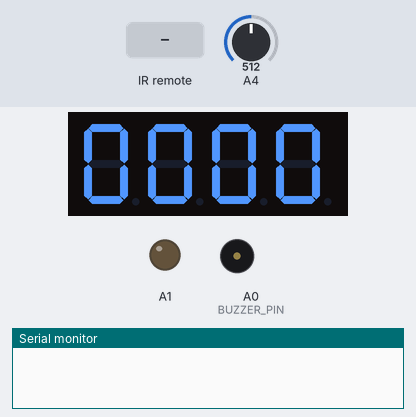
Simulated run of this sketch. Board: Arduino Uno, built with avr-gcc and run on an emulated ATmega328P. Parts: 4-digit seven-segment display, output pins drawn as LEDs (lit = HIGH), buzzer (waves = sounding, pin HIGH), the last lines printed to the serial monitor. The test bench sets the inputs (shaded band); at power-on: A4 = 512.

Above: at 0.1 s.
1.3 s: infrared code 0xFFC23D received
At 2.0 s:
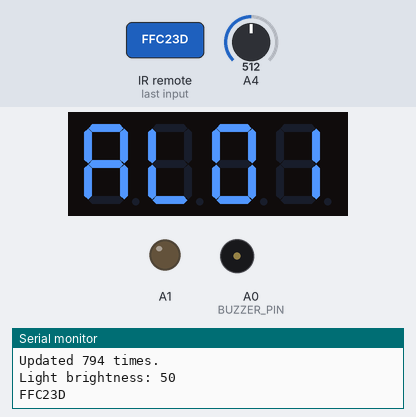
4.3 s: infrared code 0xFF906F received
At 5.2 s:
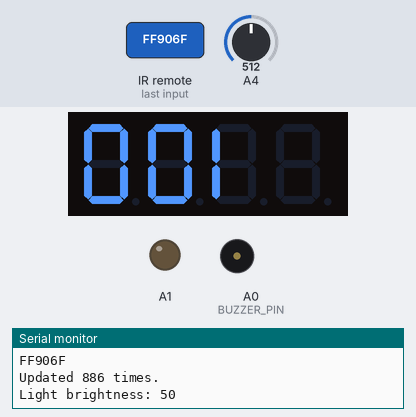
5.8 s: infrared code 0xFF02FD received
At 7.56 s:
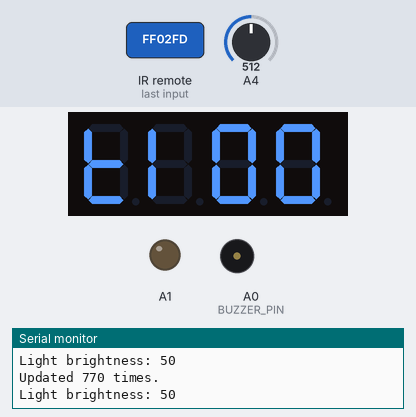
8.8 s: A4 set to 716
At 9.8 s:
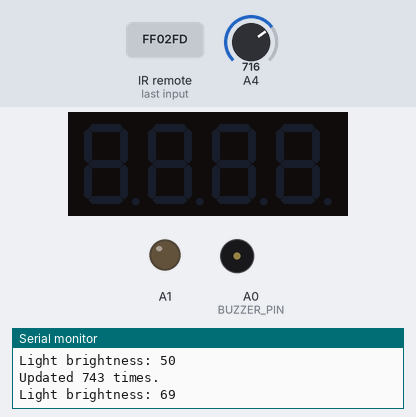
10.5 s: infrared code 0xFFA857 received
At 11.4 s:
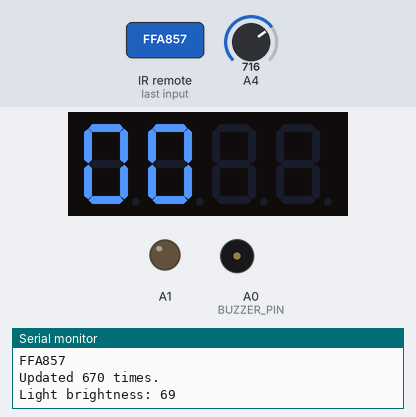
12.0 s: A4 set to 900
At 14.8 s:
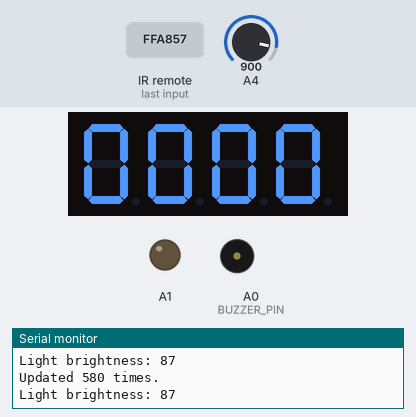
Timing chart, 0 to 16.0 s (numbered marks = the images above; inputs shaded):
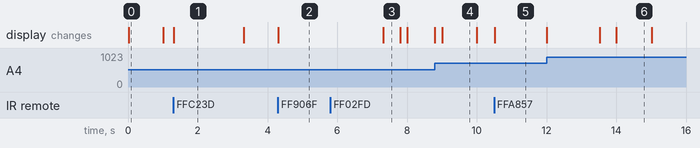

The sketch:

alarm-clock.ino
```cpp
#include "application.h"

Application app;

void setup()
{
  Serial.begin(9600);
  while (!Serial);
  app.init();
}

void loop()
{
  app.update();
}
```

application.cpp
```cpp
#include "application.h"

const uint8_t BUZZER_PIN = A0;
const uint8_t LIGHT_INPUT = A4;
const uint8_t REMOTE_PIN = A2;

Application::Application() : m_buzzer(BUZZER_PIN),
                             m_clock(),
                             m_light(LIGHT_INPUT),
                             m_remote(REMOTE_PIN),
                             m_updates(0)
{
}

void Application::init()
{
  m_remote.init();
  m_clock.init();
}

void Application::update()
{
  // update inputs
  m_remote.update();

  m_clock.useRemote(m_remote);
  m_clock.useLight(m_light);
  m_clock.update();

  m_volume.useRemote(m_remote);

  // update outputs
  m_buzzer.useClock(m_clock);
  m_buzzer.useVolume(m_volume);

  m_display.useClock(m_clock);
  m_display.useLight(m_light);
  m_display.useVolume(m_volume);
  m_display.update();

  m_updates++;
  printStats();
}

void Application::printStats()
{
  if (m_stats_timer.countdown(1000))
  {
    Serial.print("Updated ");
    Serial.print(m_updates);
    Serial.println(" times.");
    m_updates = 0;

    Serial.print("Light brightness: ");
    Serial.println(m_light.getBrightness());
  }
}
```

application.h
```cpp
#ifndef APPLICATION_H
#define APPLICATION_H

#include "buzzer.h"
#include "clock.h"
#include "display.h"
#include "light.h"
#include "remote.h"
#include "volume.h"

class Application
{
private:
  Buzzer m_buzzer;
  Clock m_clock;
  Display m_display;
  Light m_light;
  Remote m_remote;
  Volume m_volume;

  Timer m_stats_timer;
  uint32_t m_updates;
  void printStats();

public:
  Application();
  void init();
  void update();
};

#endif
```

buzzer.cpp
```cpp
#include "buzzer.h"

Buzzer::Buzzer(uint8_t pin) : m_pin(pin),
                              m_beeping(false)
{
  pinMode(m_pin, OUTPUT);
}

void Buzzer::setBeeping(bool beeping)
{
  if (beeping == m_beeping)
  {
    return;
  }
  m_beeping = beeping;
  m_index = 0;
  m_timer.reset();
  noTone(m_pin);
}

void Buzzer::useClock(const Clock &clock)
{
  setBeeping(clock.alarm());
}

void Buzzer::useVolume(const Volume &volume)
{
  if (m_beeping)
  {
    if (m_timer.countdown(m_sequence[m_index].duration))
    {
      m_index = (m_index + 1) % (COUNT);
      uint32_t frequency = m_sequence[m_index].frequency * volume.getValue();
      if (frequency)
      {
        tone(m_pin, frequency);
      }
      else
      {
        noTone(m_pin);
      }
    }
  }
}
```

buzzer.h
```cpp
#ifndef BUZZER_H
#define BUZZER_H

#include "clock.h"
#include "remote.h"
#include "timer.h"
#include "volume.h"

#include <Arduino.h>

struct Sequence
{
  const uint32_t frequency;
  const uint64_t duration;
};

namespace
{
#define FREQUENCY 64
#define DURATION 150
#define SLEEP 1000
} // namespace

class Buzzer
{
private:
  uint8_t m_pin;
  bool m_beeping;
  const Sequence m_sequence[6] = {{FREQUENCY, DURATION}, {0, DURATION}, {FREQUENCY, DURATION}, {0, DURATION}, {FREQUENCY, DURATION}, {0, SLEEP}};
  static const size_t COUNT = sizeof(m_sequence) / sizeof(Sequence);
  size_t m_index;
  Timer m_timer;

  void setBeeping(bool on);

public:
  Buzzer(uint8_t pin);
  void useClock(const Clock &clock);
  void useVolume(const Volume &volume);
};

#endif
```

clock.cpp
```cpp
#include "clock.h"

#include <avr/pgmspace.h>
#include <EEPROM.h>

const unsigned long ONE_SECOND = 1000;

Clock::Clock() : m_second(0),
                 m_alarm(false),
                 m_edit(0),
                 m_channel(0),
                 m_show_state(false),
                 m_set(false),
                 m_blink(false)
{
}

void Clock::init()
{
  EEPROM.get(0, m_alarms);
  pinMode(A1, OUTPUT);
}

bool buttonToInt(const Remote &remote, uint8_t &button)
{
  if (remote.zeroPressed())
  {
    button = 0;
  }
  else if (remote.onePressed())
  {
    button = 1;
  }
  else if (remote.twoPressed())
  {
    button = 2;
  }
  else if (remote.threePressed())
  {
    button = 3;
  }
  else if (remote.fourPressed())
  {
    button = 4;
  }
  else if (remote.fivePressed())
  {
    button = 5;
  }
  else if (remote.sixPressed())
  {
    button = 6;
  }
  else if (remote.sevenPressed())
  {
    button = 7;
  }
  else if (remote.eightPressed())
  {
    button = 8;
  }
  else if (remote.ninePressed())
  {
    button = 9;
  }
  else
  {
    return false;
  }
  return true;
}

void Clock::useRemote(const Remote &remote)
{
  if (!m_show_state)
  {
    uint8_t btn;
    if (buttonToInt(remote, btn))
    {
      uint8_t *hour, *minute;
      if (m_channel)
      {
        hour = &m_alarms[m_channel - 1].m_time.m_hour;
        minute = &m_alarms[m_channel - 1].m_time.m_minute;
      }
      else
      {
        m_set = true;
        hour = &m_time.m_hour;
        minute = &m_time.m_minute;
      }
      switch (m_edit)
      {
      case 0:
      {
        if (btn > 2)
        {
          return;
        }
        *hour = btn * 10;
        break;
      }
      case 1:
      {
        if (btn > (*hour >= 20 ? 3 : 9))
        {
          return;
        }
        *hour = *hour + btn;
        break;
      }
      case 2:
      {
        if (btn > 5)
        {
          return;
        }
        *minute = btn * 10;
        break;
      }
      case 3:
      {
        *minute = *minute + btn;
        if (m_channel)
        {
          EEPROM.put(sizeof(Alarm) * (m_channel - 1), m_alarms[m_channel - 1]);
        }
        break;
      }
      }
      m_home_timer.reset();
      m_edit = (m_edit + 1) % 4;
    }
  }
  if (m_alarm || m_snooze.m_enabled)
  {
    if (remote.powerPressed())
    {
      m_alarm = false;
      m_snooze.m_enabled = false;
    }
    else if (remote.mutePressed())
    {
      m_alarm = false;
      if (!m_snooze.m_enabled)
      {
        m_snooze.m_enabled = true;
        m_snooze.m_time = m_time;
      }
      m_snooze.m_time.addMinutes(5);
    }
  }
  else if (m_channel)
  {
    if (remote.powerPressed())
    {
      m_alarms[m_channel - 1].m_enabled = !m_alarms[m_channel - 1].m_enabled;
      EEPROM.put(sizeof(Alarm) * (m_channel - 1), m_alarms[m_channel - 1]);
      m_home_timer.reset();
    }
  }
  if (!m_edit)
  {
    if (remote.channelDownPressed())
    {
      m_channel = (m_channel + ALARM_COUNT) % (ALARM_COUNT + 1);
      m_home_timer.reset();
    }
    else if (remote.channelUpPressed())
    {
      m_channel = (m_channel + 1) % (ALARM_COUNT + 1);
      m_home_timer.reset();
    }
    else if (remote.selectPressed())
    {
      m_channel = 0;
    }
    else
    {
      return;
    }
    m_show_state = true;
    m_state.reset();
  }
}

void Clock::useLight(const Light &light)
{
  m_brightness = map(light.getBrightness(), 0, 100, 50, 150);
}

void Clock::update()
{
  if (m_channel)
  {
    if (m_alarms[m_channel - 1].m_enabled)
    {
      analogWrite(A1, m_brightness);
    }
    else
    {
      analogWrite(A1, 0);
    }
  }
  else
  {
    analogWrite(A1, 0);
    for (size_t i = 0; i < ALARM_COUNT; i++)
    {
      if (m_alarms[i].m_enabled && m_alarms[i].m_time.isSoon(m_time))
      {
        analogWrite(A1, m_brightness);
        break;
      }
    }
    if (m_snooze.m_enabled && m_snooze.m_time.isSoon(m_time))
    {
      analogWrite(A1, m_brightness);
    }
  }
  memset(m_chars, ' ', 4);
  if (m_show_state)
  {
    if (m_state.countdown(2000))
    {
      m_show_state = false;
    }
    else
    {
      if (m_channel)
      {
        memcpy(m_chars, "al00", 4);
        m_chars[2] += m_channel / 10;
        m_chars[3] += m_channel % 10;
      }
      else
      {
        memcpy(m_chars, "ti00", 4);
      }
      return;
    }
  }
  if (m_edit != 0 && m_channel == 0)
  {
    m_second = 0;
    m_timer.reset();
  }
  while (m_timer.countdown(ONE_SECOND))
  {
    if (addSecond())
    {
      for (size_t i = 0; i < ALARM_COUNT; i++)
      {
        if (m_alarms[i].m_enabled && m_alarms[i].m_time.toInt() == toInt())
        {
          m_snooze.m_enabled = false;
          m_alarm = true;
          break;
        }
      }
      if (m_snooze.m_enabled && m_snooze.m_time.toInt() == toInt())
      {
        m_snooze.m_enabled = false;
        m_alarm = true;
      }
    }
  }
  if (!m_set && m_channel == 0)
  {
    if (m_blink_timer.countdown(1000))
    {
      m_blink = !m_blink;
    }
    if (m_blink)
    {
      return;
    }
  }
  if (m_edit == 0 && m_channel != 0)
  {
    if (m_home_timer.countdown(10000))
    {
      m_channel = 0;
    }
  }
  uint8_t *hour, *minute;
  if (m_channel)
  {
    hour = &m_alarms[m_channel - 1].m_time.m_hour;
    minute = &m_alarms[m_channel - 1].m_time.m_minute;
  }
  else
  {
    hour = &m_time.m_hour;
    minute = &m_time.m_minute;
  }

  m_chars[0] = '0' + (*hour / 10);
  if (1 != m_edit)
  {
    m_chars[1] = '0' + (*hour % 10);
  }
  if (2 != m_edit)
  {
    m_chars[2] = '0' + (*minute / 10);
  }
  if (3 != m_edit)
  {
    m_chars[3] = '0' + (*minute % 10);
  }
}

bool Clock::addSecond()
{
  m_second++;
  if (m_second == 60)
  {
    m_time.addMinutes(1);
    m_second = 0;
    return true;
  }
  return false;
}

char const *Clock::getChars() const
{
  return m_chars;
}

int Clock::toInt() const
{
  return m_time.toInt();
}

bool Clock::alarm() const
{
  return m_alarm;
}
```

clock.h
```cpp
#ifndef CLOCK_H
#define CLOCK_H

#include "light.h"
#include "remote.h"
#include "timer.h"

struct Time
{
  uint8_t m_hour;
  uint8_t m_minute;

  Time() : m_hour(0),
           m_minute(0)
  {
  }

  Time(uint8_t hour, uint8_t minute) : m_hour(hour),
                                       m_minute(minute)
  {
  }

  int toInt() const
  {
    return m_hour * 100 + m_minute;
  }

  uint16_t addMinutes(uint16_t p_minutes)
  {
    uint16_t minutes = m_minute + p_minutes;
    m_minute = minutes % 60;
    uint16_t hours = m_hour + minutes / 60;
    m_hour = hours % 24;
    return hours / 24;
  }

  bool operator<(const Time &other) const
  {
    return m_hour < other.m_hour || (m_hour == other.m_hour && m_minute < other.m_minute);
  }

  bool isSoon(const Time &now) const
  {
    Time later = now;
    uint16_t days = later.addMinutes(12 * 60);
    if (days > 0)
    {
      Time midnight(24, 00);
      if ((now < *this && *this < midnight) || *this < later)
      {
        return true;
      }
    }
    else
    {
      if (now < *this && *this < later)
      {
        return true;
      }
    }
    return false;
  }
};

struct Alarm
{
  uint8_t m_enabled;
  Time m_time;

  Alarm() : m_enabled(false)
  {
  }
};

class Clock
{
private:
  Timer m_timer;
  Time m_time;
  uint8_t m_second;
  bool m_alarm;
  int8_t m_edit;
  char m_chars[4];
  uint8_t m_channel;
  uint8_t m_brightness;

  static const size_t ALARM_COUNT = 10;
  Alarm m_alarms[ALARM_COUNT];
  Alarm m_snooze;

  Timer m_state;
  bool m_show_state;

  bool m_set;
  bool m_blink;
  Timer m_blink_timer;

  Timer m_home_timer;

  bool addSecond();
  int toInt() const;

public:
  Clock();
  void init();
  void useRemote(const Remote &remote);
  void useLight(const Light& light);
  void update();
  char const *getChars() const;
  bool alarm() const;
};

#endif
```

display.cpp
```cpp
#include "display.h"

Display::Display()
{
  byte numDigits = 4;
  byte digitPins[] = {2, 3, 4, 5};
  byte segmentPins[] = {6, 7, 8, 9, 10, 11, 12, 13};
  bool resistorsOnSegments = true;
  byte hardwareConfig = COMMON_CATHODE;
  bool updateWithDelays = true;
  bool leadingZeros = true;
  bool disableDecPoint = false;

  m_sevseg.begin(hardwareConfig, numDigits, digitPins, segmentPins, resistorsOnSegments,
                 updateWithDelays, leadingZeros, disableDecPoint);
}

void Display::update()
{
  if (m_show.countdown(16))
  {
    m_sevseg.refreshDisplay();
  }
}

void Display::useClock(const Clock &clock)
{
  if (TIME == m_state)
  {
    m_sevseg.setChars(clock.getChars());
  }
}

void Display::useLight(const Light &light)
{
  m_sevseg.setBrightness(light.getBrightness());
}

void Display::useVolume(const Volume &volume)
{
  if (volume.changed())
  {
    char str[4] = {' ', ' ', ' ', ' '};
    byte index = 0;
    byte level = volume.getLevel();
    for (; level >= 2; level -= 2)
    {
      str[index] = 'O';
      index++;
    }
    if (level == 1)
    {
      str[index] = 'I';
    }
    m_sevseg.setChars(str);
    m_state = VOLUME;
  }
  else
  {
    m_state = TIME;
  }
}
```

display.h
```cpp
#ifndef DISPLAY_H
#define DISPLAY_H

#include "clock.h"
#include "light.h"
#include "volume.h"

#include <SevSeg.h>

class Display
{
private:
  SevSeg m_sevseg;
  enum State
  {
    TIME,
    VOLUME
  } m_state;

  Timer m_show;

public:
  Display();
  void update();
  void useClock(const Clock &clock);
  void useLight(const Light &light);
  void useVolume(const Volume &volume);
};

#endif
```

light.cpp
```cpp
#include "light.h"

Light::Light(uint8_t input) : m_input(input)
{
  pinMode(m_input, INPUT);
}

uint8_t Light::getBrightness() const
{
  return map(analogRead(m_input), 0, 1024, 0, 100);
}
```

light.h
```cpp
#ifndef LIGHT_H
#define LIGHT_H

#include <Arduino.h>

class Light
{
private:
  uint8_t m_input;

public:
  Light(uint8_t input);
  uint8_t getBrightness() const;
};

#endif
```

remote.cpp
```cpp
#include "remote.h"

const uint32_t POWER = 0xFFA25D;
const uint32_t VOLUME_UP = 0xFF906F;
const uint32_t VOLUME_DOWN = 0xFFA857;
const uint32_t CHANNEL_UP = 0xFFC23D;
const uint32_t CHANNEL_DOWN = 0xFF02FD;
const uint32_t SELECT = 0xFF9867;
const uint32_t MUTE = 0xFFE21D;
const uint32_t ZERO = 0xFF6897;
const uint32_t ONE = 0xFF30CF;
const uint32_t TWO = 0xFF18E7;
const uint32_t THREE = 0xFF7A85;
const uint32_t FOUR = 0xFF10EF;
const uint32_t FIVE = 0xFF38C7;
const uint32_t SIX = 0xFF5AA5;
const uint32_t SEVEN = 0xFF42BD;
const uint32_t EIGHT = 0xFF4AB5;
const uint32_t NINE = 0xFF52AD;

Remote::Remote(uint8_t pin) : m_irrecv(pin)
{
  reset();
}

void Remote::init()
{
  m_irrecv.enableIRIn();
  m_irrecv.blink13(true);
}

void Remote::update()
{
  if (m_irrecv.decode(&m_results))
  {
    Serial.println(m_results.value, HEX);
    m_irrecv.resume();
  }
  else if (m_results.value)
  {
    reset();
  }
}

void Remote::reset()
{
  memset(&m_results, 0, sizeof(m_results));
}

bool Remote::powerPressed() const
{
  return POWER == m_results.value;
}

bool Remote::volumeUpPressed() const
{
  return VOLUME_UP == m_results.value;
}

bool Remote::volumeDownPressed() const
{
  return VOLUME_DOWN == m_results.value;
}

bool Remote::channelUpPressed() const
{
  return CHANNEL_UP == m_results.value;
}

bool Remote::channelDownPressed() const
{
  return CHANNEL_DOWN == m_results.value;
}

bool Remote::selectPressed() const{
  return SELECT == m_results.value;
}

bool Remote::mutePressed() const
{
  return MUTE == m_results.value;
}

bool Remote::zeroPressed() const
{
  return ZERO == m_results.value;
}

bool Remote::onePressed() const
{
  return ONE == m_results.value;
}

bool Remote::twoPressed() const
{
  return TWO == m_results.value;
}

bool Remote::threePressed() const
{
  return THREE == m_results.value;
}

bool Remote::fourPressed() const
{
  return FOUR == m_results.value;
}

bool Remote::fivePressed() const
{
  return FIVE == m_results.value;
}

bool Remote::sixPressed() const
{
  return SIX == m_results.value;
}

bool Remote::sevenPressed() const
{
  return SEVEN == m_results.value;
}

bool Remote::eightPressed() const
{
  return EIGHT == m_results.value;
}

bool Remote::ninePressed() const
{
  return NINE == m_results.value;
}
```

remote.h
```cpp
#ifndef REMOTE_H
#define REMOTE_H

#include <IRremote.h>

class Remote
{
private:
  IRrecv m_irrecv;
  decode_results m_results;
  void reset();

public:
  Remote(uint8_t pin);
  void init();
  void update();
  bool powerPressed() const;
  bool volumeUpPressed() const;
  bool volumeDownPressed() const;
  bool mutePressed() const;
  bool channelUpPressed() const;
  bool channelDownPressed() const;
  bool selectPressed() const;
  bool zeroPressed() const;
  bool onePressed() const;
  bool twoPressed() const;
  bool threePressed() const;
  bool fourPressed() const;
  bool fivePressed() const;
  bool sixPressed() const;
  bool sevenPressed() const;
  bool eightPressed() const;
  bool ninePressed() const;
};

#endif
```

timer.cpp
```cpp
#include "timer.h"

#include <Arduino.h>

Timer::Timer()
{
  reset();
}

void Timer::reset()
{
  m_time = millis();
}

bool Timer::countdown(unsigned long ms)
{
  unsigned long current = millis();
  unsigned long diff = current - m_time;
  if (diff >= ms)
  {
    m_time += ms;
    return true;
  }
  return false;
}
```

timer.h
```cpp
#ifndef TIMER_H
#define TIMER_H

class Timer
{
private:
  unsigned long m_time;

public:
  Timer();
  void reset();
  bool countdown(unsigned long ms);
};

#endif
```

volume.cpp
```cpp
#include "volume.h"

const uint16_t DISPLAY_DURATION = 3000;

Volume::Volume() : m_level(4)
{
}

uint16_t Volume::getLevel() const
{
  return m_level;
}

uint16_t Volume::getValue() const
{
  return 1 << m_level;
}

void Volume::useRemote(const Remote &remote)
{
  if (remote.volumeUpPressed())
  {
    m_level = min(8, m_level + 1);
  }
  else if (remote.volumeDownPressed())
  {
    m_level = max(1, m_level - 1);
  }
  else
  {
    if (m_timer.countdown(DISPLAY_DURATION))
    {
      m_changed = false;
    }
    return;
  }
  m_changed = true;
  m_timer.reset();
}

bool Volume::changed() const
{
  return m_changed;
}
```

volume.h
```cpp
#ifndef VOLUME_H
#define VOLUME_H

#include "remote.h"
#include "timer.h"

class Volume
{
private:
  uint16_t m_level;
  bool m_changed;
  Timer m_timer;

public:
  Volume();
  uint16_t getValue() const;
  uint16_t getLevel() const;
  void useRemote(const Remote &remote);
  bool changed() const;
};

#endif
```

Measured:
- after the input at 1.3 s, the display: changes at once (image 1)
- after the input at 4.3 s, the display: changes at once (image 2)
- after the input at 5.8 s, the display: changes after 1.5 s (image 3)
- after the input at 10.5 s, the display: changes at once (image 5)
- what the display in image 0 shows lasts 1.0 s, from 0.0 s to 1.0 s
- what the display in image 1 shows lasts 2.0 s, from 1.3 s to 3.3 s
- what the display in image 3 shows lasts 0.5 s, from 7.3 s to 7.8 s
